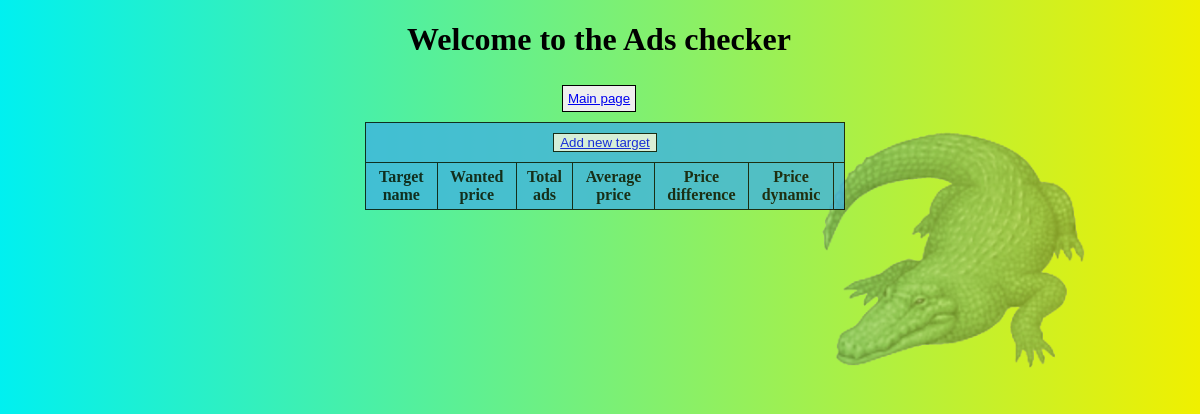
The app's page /, older data.
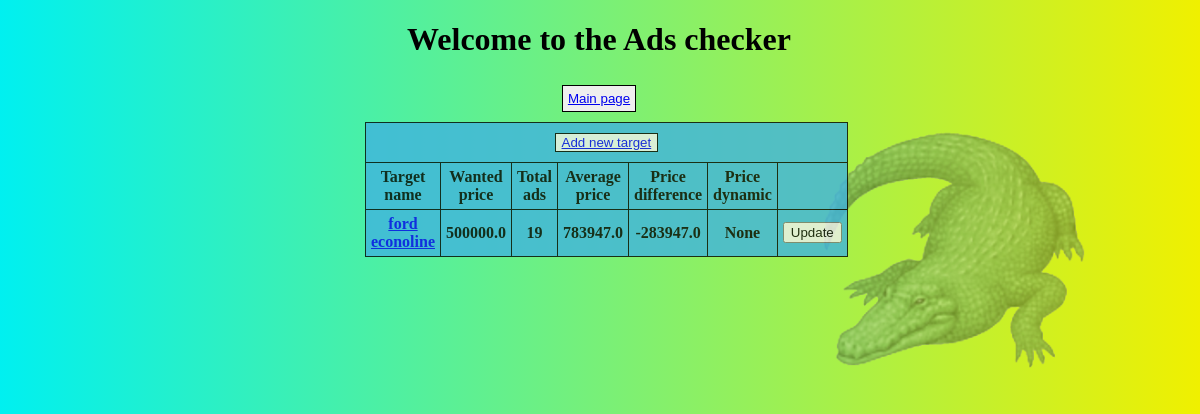
The same page, newer data.
### ads_checker/models.py (models this page shows, shortened)
class Target(models.Model):
    title = models.CharField(max_length=200)
    wanted_price = models.FloatField()
    active_ads = models.IntegerField(null=True)
    average_price = models.FloatField(null=True)
    dynamic = models.FloatField(null=True)
    price_difference = models.FloatField(null=True)

### ads_checker/views.py (the view)
# urls.py: path("", views.main_page, name="main"),
def main_page(request):
    targets = Target.objects.all()
    return render(request, "ads_checker/main_page.html", {"targets": targets})

### ads_checker/templates/ads_checker/main_page.html (shortened to what this page needs)
{% extends 'ads_checker/frame.html' %}
{% block body %}
<table style="opacity:0.8;position:absolute;left:30%;width:40%;background-color:#40B3DF">
    <tbody>
    <tr>
        <th colspan="7">
            <button>
                <a href="{% url 'ads_checker:add_target' %}">Add new target</a>
            </button>
        </th>
    </tr>
    <tr>
        <th>
            Target name
        </th>
        <th>
            Wanted price
        </th>
        <th>
            Total ads
        </th>
        <th>
            Average price
        </th>
        <th>
            Price difference
        </th>
        <th>
            Price dynamic
        </th>
        <th>
        </th>
    </tr>
    {% for target in targets %}
    <tr>
        <th>
            <a href="{% url 'ads_checker:view_target' target.id %}">{{target.title}}</a>
        </th>
        <th>
            {{target.wanted_price}}
        </th>
        <th>
            {{target.active_ads}}
        </th>
        <th>
            {{target.average_price}}
        </th>
        <th>
            {{target.price_difference}}
        </th>
        <th>
            {{target.dynamic}}
        </th>
        <th>
            <form method="post" action="{% url 'ads_checker:poll' target.id %}" style="margin:5">
                <input type="submit" id="{target.id}" value="Update">
            </form>
        </th>
    </tr>
    {% endfor %}
    </tbody>
</table>
{% endblock %}

### ads_checker/templates/ads_checker/frame.html (shortened to what this page needs)
<!DOCTYPE html>
<html>
<head>
</head>
<body>
<h1>Welcome to the Ads checker</h1>
<button style="padding: 5px;" onclick="/">
    <a href="{% url 'ads_checker:main' %}">Main page</a>
</button><br>
{% block body %}{% endblock %}
{% load static %}
<div style="opacity:0.5;position:absolute;left:60%;z-index: -1">
    <img src="{% static 'ads_checker/jwpfws7fp-c3.png' %}" width="100%">
</div>
</body>
</html>

### ads_checker/templates/ads_checker/frame.html (style rules this page uses)
body { background: linear-gradient(to left,#f0f000,#00f0f0); margin:5px; text-align:center; width:99%; height:100%; }
button, table, th, td { border: 1px solid black; border-collapse: collapse; margin:5px; }
th, td { padding: 5px; text-align: center; }

Row changes from the older to the newer data that the page shows:
added Target: title "ford econoline", wanted_price "500000.0", active_ads "19", average_price "783947.0", price_difference "-283947.0", dynamic "None"
